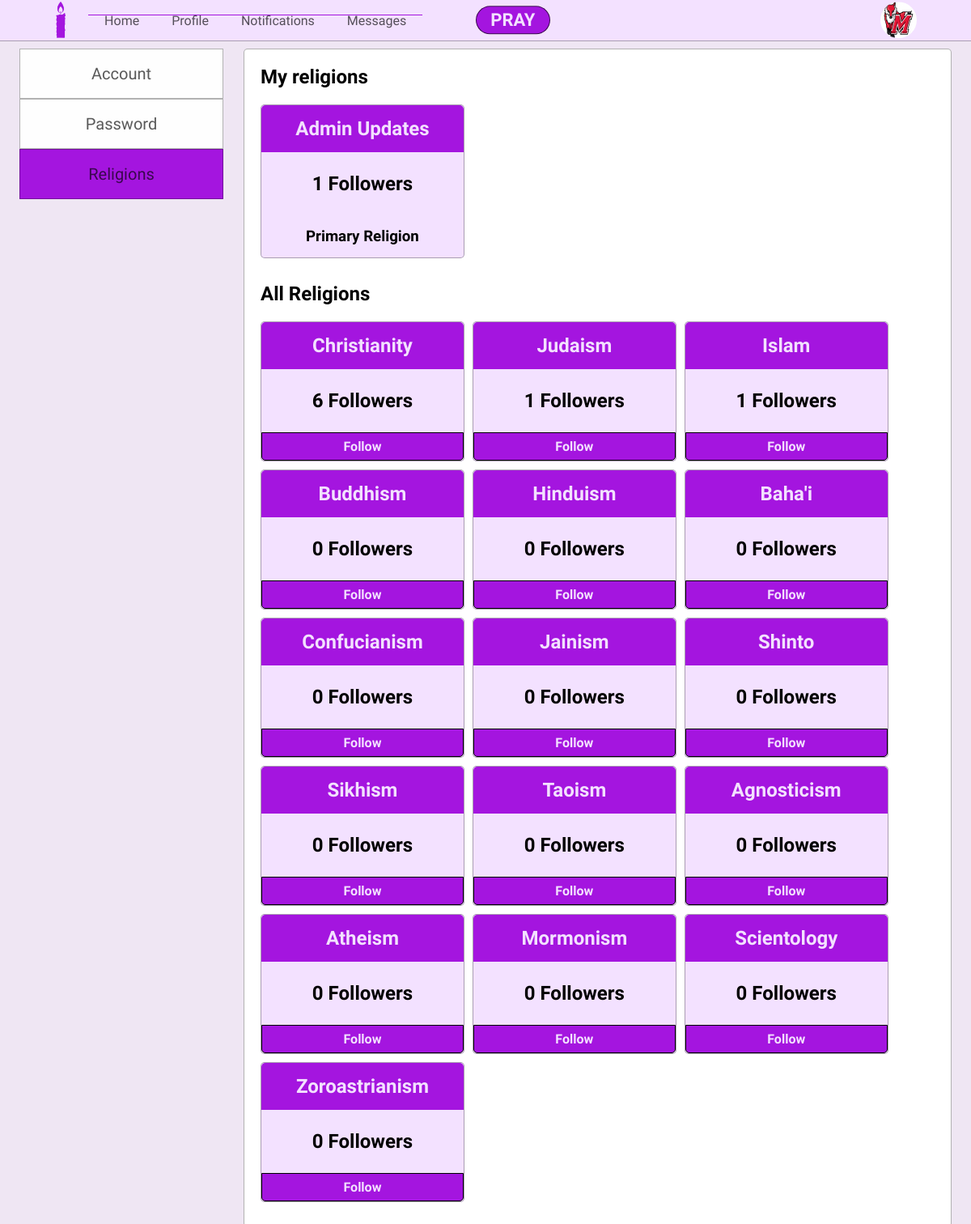
/settings-religions.php (signed in), run on the app's committed database.
### tables this page shows
CREATE TABLE Users(
    userid INT(10) PRIMARY KEY AUTO_INCREMENT,
    fname VARCHAR(20),
    lname VARCHAR(20),
    username VARCHAR(12),
    user_password VARCHAR(15),
    bio TEXT,
    zipCode INT(10),
    Primary_religion INT(10),
    theme VARCHAR(20) DEFAULT 'LIGHT',
    email VARCHAR(30),
    phone_number VARCHAR(15),
    pPicture VARCHAR(20),
    bPicture VARCHAR(20),
    securityquest VARCHAR(100),
    securityAnswer VARCHAR(20),
    dateLastMaint DATETIME DEFAULT CURRENT_TIMESTAMP,
    dateAdded DATETIME DEFAULT CURRENT_TIMESTAMP,
    CONSTRAINT FK_Users_Religions FOREIGN KEY (Primary_religion) REFERENCES Religions (relid)
);

CREATE TABLE Religions(
    relid INT(10) PRIMARY KEY AUTO_INCREMENT,
    religion_name VARCHAR(30),
    dateLastMaint DATETIME DEFAULT CURRENT_TIMESTAMP,
    dateAdded DATETIME DEFAULT CURRENT_TIMESTAMP
);

### config/functions.php (called while the page is built, shortened)
<?php
    function getRoot(){
        $root = ROOT_DIR;
        $root = str_replace("\\", "/", $root);
        $root = str_replace('/config', '',$root);
        $pageroot = getcwd() ."/";
        $pageroot = str_replace("\\", "/", $pageroot);
        $root = str_replace($root."/", '' , $pageroot);
        $root = preg_replace("#(/.*?).*?(/)#", '/../', "/".$root);
        $root = substr($root, 1);
        return $root;
    }
    function countFollowers($relid, $db){
        $query = "SELECT COUNT(userid) as num
                  FROM User_Religions
                  WHERE relid = '$relid'";
        $count = $db->fetchQuery($query);
        return $count[0]['num'];
    }
?>

### Database/mydb.php (called while the page is built, shortened)
<?php
Class mydb {
    protected $conn;
    Public function __construct($con){
        $this->conn = $con;
    }
    function FetchQuery($query){
        $arrayresult = [];
        if($queryresult = mysqli_query($this->conn, $query)){
            while ($row = mysqli_fetch_assoc($queryresult)){
                $arrayresult[] = $row;
            }
            return $arrayresult;
        }else{
            echo"</br></br></br>";
            die(mysqli_error($this->conn) ."</br>".$query);
        }
    }
}
?>

### config/permissions.php (called while the page is built, shortened)
<?php
    $id =  isset($id) ? $id : $_SESSION['userId'];
    $usersettings = isLoggedIn($id, $db);
    function isLoggedIn($id, $db){
        $SETTINGS['username'] = '';
        $SETTINGS['firstname'] = '';
        $SETTINGS['lastname'] = '';
        $SETTINGS['password'] = '';
        if($_SESSION['userId'] != ''){
            $userquery = "SELECT *
                          FROM USERS
                          WHERE userid = $id";
            $userresult = $db->FetchQuery($userquery);
            $SETTINGS['username'] = $userresult[0]['username'];
            $SETTINGS['firstname'] = $userresult[0]['fname'];
            $SETTINGS['lastname'] = $userresult[0]['lname'];
            $SETTINGS['password'] = $userresult[0]['user_password'];
            return $SETTINGS;
        }
    }
?>

### config/ApplicationTop.php (called while the page is built, shortened)
<?php
    include 'dbconfig.php';
    include 'functions.php';
    include getRoot().'config/permissions.php';
    include getRoot().'Classes/createheader.php';
    include getRoot().'Classes/createFooter.php';
?>

### settings-religions.php (the view, shortened to what this page needs)
<?php
    require 'config/ApplicationTop.php';
    include 'Classes/createUserSettings.php';
    $menus = [
        [
            'name'=>'Home',
            'link'=>'index.php',
            'active'=>''
        ],
        [
            'name'=>'Profile',
            'link'=>'profile.php',
            'active'=>''
        ],
        [
            'name'=>'Notifications',
            'link'=>'notifications.php',
            'active'=>''
        ],
        [
            'name'=>'Messages',
            'link'=>'messages.php',
            'active'=>''
        ]
    ];
    $header = new Header($db, $menus, $title, $css);
    $header->ShowUserMenu($id);
    $header->displayHeader();
    $myreligionsquery = "SELECT r.religion_name, r.relid
                         FROM USER_RELIGIONS ur, Religions r
                         WHERE ur.userid = '$id'
                         AND ur.relid = r.relid
                         ORDER BY r.religion_name";
    $myreligions = $db->fetchQuery($myreligionsquery);
    $primaryreligionquery = "SELECT primary_Religion
                             FROM Users
                             WHERE userid = '$id'";
    $primaryreligion = $db->fetchQuery($primaryreligionquery);
    $prel = $primaryreligion[0]['primary_Religion'];
    $allreligionsquery = "SELECT DISTINCT r.religion_name, r.relid
                          FROM RELIGIONS r LEFT JOIN User_religions ur ON ur.relid = r.relid
                          WHERE r.relid <> 1
                          AND r.relid NOT IN (SELECT r.relid
                                          FROM Religions r, user_religions ur
                                          WHERE r.relid = ur.relid
                                          AND ur.userid = '$id')";
    $religions = $db->FetchQuery($allreligionsquery);
    ?>
<section class='index-body' id='body'>
    <div class='settings-religions-body'>
        <h1>My religions</h1>
        <div class='my-religions'>
        <?php foreach($myreligions as $i){
            echo"<div class='religion-box'>
                <div class='religion-header'>
                <h1 class='religion-header-text header-white' >".$i['religion_name']."</h1>
                </div>
                <div class='addreligion-stats'>
                <h2 class='religion-header-text'>".countFollowers($i['relid'], $db)." Followers</h2>
                </div>
                <div class='religion-follow-action'>
                ";
                if($i['relid'] == $prel){
                    echo "<div>
                    <h3 class='religion-header-text'>Primary Religion</h3>
                    </div>";
                }
                echo"</div>
            </div>";
        }?>
        </div>
        <h1> All Religions </h1>
        <div class='all-religions'>
        <?php foreach($religions as $i){
            echo"<div class='religion-box'>
            <div class='religion-header header-white'>
            <h1 class='religion-header-text'>".$i['religion_name']."</h1>
            </div>
            <div class='addreligion-stats'>
            <h2 class='religion-header-text'>".countFollowers($i['relid'], $db)." Followers</h2>
            </div>
            <div class='religion-follow-action'>
            <form method='post' action='php/addReligion.php'>
            <button class='add-religion' value='".$i['relid']."' name='religion'>Follow</button>
            </form>
            </div>
        </div>";
        }?>
        </div>
    </div>

### Classes/createheader.php (shortened to what this page needs)
<?php
    class Header{
        protected $db;
        protected $menus;
        protected $loggedIn;
        protected $userid;
        protected $title;
        protected $css;
        protected $profpic;
        Public function __construct($db,$menus,$title,$css){
            $this->db = $db;
            $this->menus = $menus;
            $this->title = $title;
            $this->css = $css;
        }
        function showUserMenu($id, $bool = 1){
            $this->loggedIn = $bool;
            $this->userid = $id;
            $this->getUserInfo();
        }
        function displayHeader(){
            $this->createTitle();
            if($this->loggedIn == 1){
                $this->createCompose();
            }
            echo "
                  <section class='header'>
                  <div class='header-box'>
                  <ul class='logo-box'>
                      <li class='logo-li'>
                          <a href='index.php'><img class='logo' src='".getRoot()."images/icons/favicon.png'></a>
                      </li>
                  </ul>
                  <ul class='header-link-box'>";
            foreach($this->menus as $i){
                echo "<li class='header-link ".$i['active']."'>
                        <a href='".$i['link']."'>".$i['name']."</a>
                      </li>";
            }
            echo "</ul>";
            if($this->loggedIn == 1){
                echo "
                <ul class='header-profile-pic'>
                    <li id='sort-compose'>
                        <div id='startprayer' onclick='ShowCompose()'>PRAY</div>
                    </li>
                    <li id='header-profile-pic-link' onclick='ShowMenu()'>
                        <img class='index-profile-pic' src='".getRoot()."images/Users/".$this->userid."/Profile/".$this->profpic."'>
                    </li>
                </ul>";
            }
            echo "</div></section>";
        }
        function createTitle(){
           echo "<html>
           <script type='text/javascript' src='js/PrayImg.js'></script>
           <script type='text/javascript' src='js/updatemessages.js'></script>
                    <head>
                        <title>".$this->title."</title>
                        <link rel='shortcut icon' href='images/icons/favicon.png'>
                        <meta name='viewport' content='width=device-width, initial-scale=1.0'>
                        <link href='https://fonts.googleapis.com/css?family=Work Sans' rel='stylesheet'>
                    </head>
                    <body>";
            $this->addcss();
        }
        function addcss(){
            foreach($this->css as $i){
                echo "<link rel='stylesheet' type='text/css' href='".$i["src"]."'>";
                continue;
            }
        }
        function createCompose(){
            $primaryrelquery = "SELECT u.primary_religion
                   FROM users u
                   WHERE u.userid = $this->userid";
            $primaryrelres = $this->db->fetchquery($primaryrelquery);
            $prel = $primaryrelres[0]['primary_religion'];
            $chosenreligion = isset($_SESSION['currel']) ? $_SESSION['currel'] : $prel;
            $curreligionquery = "SELECT r.religion_name, r.relid
                                FROM Religions r
                                WHERE r.relid = $chosenreligion";
            $curreligion = $this->db->fetchQuery($curreligionquery);
        }
        function getUserInfo(){
            $query = "SELECT * FROM USERS WHERE userid = '$this->userid'";
            $result = $this->db->fetchQuery($query);
            $this->profpic = $result[0]['pPicture'];
        }
    }
?>

### data on the page
users: pPicture (picture)
religions: religion_name "Admin Updates", relid "1", shows "Primary Religion"
religions: religion_name "Christianity", relid "6", $i['relid'] 2 (drawn)
religions: religion_name "Judaism", relid "1", $i['relid'] 3 (drawn)
religions: religion_name "Islam", relid "1", $i['relid'] 4 (drawn)
religions: religion_name "Buddhism", relid "0", $i['relid'] 5 (drawn)
religions: religion_name "Hinduism", relid "0", $i['relid'] 6 (drawn)
religions: religion_name "Baha'i", relid "0", $i['relid'] 7 (drawn)
religions: religion_name "Confucianism", relid "0", $i['relid'] 8 (drawn)
religions: religion_name "Jainism", relid "0", $i['relid'] 9 (drawn)
religions: religion_name "Shinto", relid "0", $i['relid'] 10 (drawn)
religions: religion_name "Sikhism", relid "0", $i['relid'] 11 (drawn)
religions: religion_name "Taoism", relid "0", $i['relid'] 12 (drawn)
religions: religion_name "Agnosticism", relid "0", $i['relid'] 13 (drawn)
religions: religion_name "Atheism", relid "0", $i['relid'] 14 (drawn)
religions: religion_name "Mormonism", relid "0", $i['relid'] 15 (drawn)
religions: religion_name "Scientology", relid "0", $i['relid'] 16 (drawn)
religions: religion_name "Zoroastrianism", relid "0", $i['relid'] 17 (drawn)

### other printed values
$i['name'] "Home"
$i['name'] "Profile"
$i['name'] "Notifications"
$i['name'] "Messages"
$i['name'] "Account"
$i['name'] "Password"
$i['name'] "Religions"
